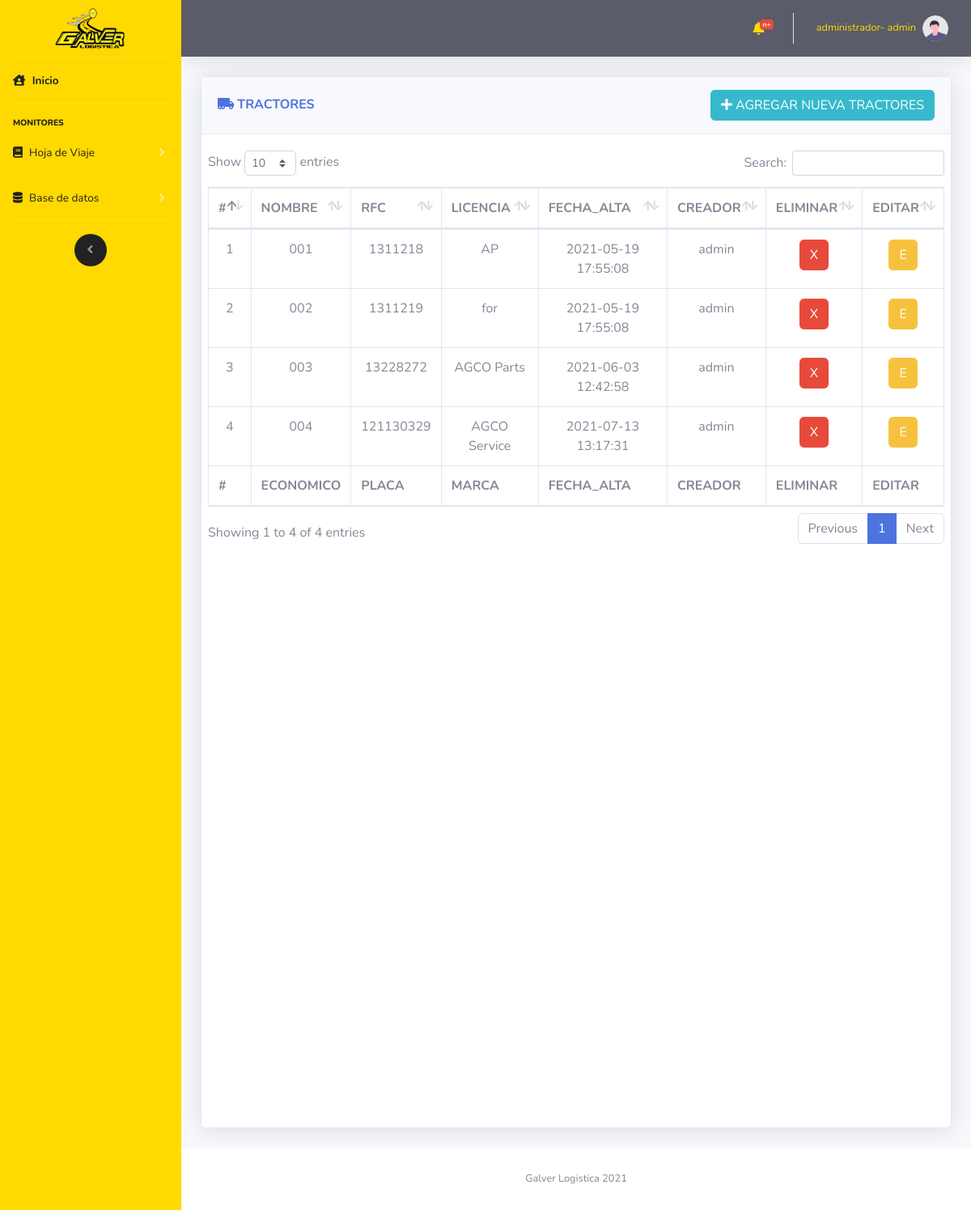
/vistas/CRUD_Tractores.php (signed in), run on the app's committed database.
### tables this page shows
CREATE TABLE `tractor` (
  `tractorId` int(11) NOT NULL,
  `tractorPlaca` varchar(50) NOT NULL,
  `tractorEconomico` varchar(50) NOT NULL,
  `usuarioId` int(11) NOT NULL,
  `tractorFechaCreacion` datetime NOT NULL,
  `tractorMarcaId` int(11) NOT NULL
);

CREATE TABLE `tractor_marca` (
  `tractorMarcaId` int(11) NOT NULL,
  `tractorMarcaNombre` varchar(200) NOT NULL,
  `tractorMarcaCreacion` datetime NOT NULL,
  `usuarioId` int(11) NOT NULL
);

CREATE TABLE `usuario` (
  `usuarioId` int(11) NOT NULL,
  `usuarioNombre` varchar(30) NOT NULL,
  `usuarioPassword` varchar(20) NOT NULL,
  `usuarioTipoId` int(11) NOT NULL,
  `usuarioCreacion` datetime NOT NULL
);

### controlador/modulos/selects.php (called while the page is built, shortened)
<?php
    function muestraTractores($mysqli)
    {
        $result = $mysqli->query(
        "SELECT * FROM `tractor`
        INNER JOIN usuario ON usuario.usuarioId= tractor.usuarioId
        INNER JOIN tractor_marca ON tractor_marca.tractorMarcaId= tractor.tractorMarcaId");
        return $result;
    }
?>

### vistas/CRUD_Tractores.php (the view, shortened to what this page needs)
<?php
    include "../import/componentes/head.php";
    include "../import/componentes/navbarLateral.php";
    include "../import/componentes/navbarHorizontal.php";
    include "../controlador/coneccion/config.php";
    include "../controlador/modulos/selects.php";
?>
<div class="container-fluid">
    <div class="row">
            <div class="col-12">
                <div class="card shadow mb-4 card_hdv">
                    <div class="card-header py-3 d-flex flex-row align-items-center justify-content-between">
                        <h6 class="m-0 font-weight-bold text-primary"><i class="fas fa-truck-moving"></i> TRACTORES</h6>
                        <button type="button" class="btn btn-info  d-none d-md-block" data-toggle="modal"
                            data-target="#INSERT"><i class="fas fa-plus"></i> AGREGAR NUEVA TRACTORES</button>
                    </div>
                    <div class="card-body">
                        <div class="chart-area ">
                            <div class="row">
                                <div class="cardScroll table-responsive">
                                    <table class="table table-bordered" id="dataTable" width="100%" cellspacing="0">
                                        <thead>
                                            <tr>
                                                <th scope="col">#</th>
                                                <th scope="col">NOMBRE</th>
                                                <th scope="col">RFC</th>
                                                <th scope="col">LICENCIA</th>
                                                <th scope="col">FECHA_ALTA</th>
                                                <th scope="col">CREADOR</th>
                                                <th scope="col">ELIMINAR</th>
                                                <th scope="col">EDITAR</th>
                                            </tr>
                                        </thead>
                                        <tfoot>
                                            <tr>
                                                <th scope="col">#</th>
                                                <th scope="col">ECONOMICO</th>
                                                <th scope="col">PLACA</th>
                                                <th scope="col">MARCA</th>
                                                <th scope="col">FECHA_ALTA</th>
                                                <th scope="col">CREADOR</th>
                                                <th scope="col">ELIMINAR</th>
                                                <th scope="col">EDITAR</th>
                                            </tr>
                                        </tfoot>
                                        <tbody class=" text-center">
                                            <?php
                                        $datos=muestraTractores($mysqli);
                                        while ($filas =$datos->fetch_assoc()) {
                                            echo
                                            "<tr>".
                                            "<td>".$filas["tractorId"]."</td>".
                                            "<td>".$filas["tractorEconomico"]."</td>".
                                            "<td>".$filas["tractorPlaca"]."</td>".
                                            "<td>".$filas["tractorMarcaNombre"]."</td>".
                                            "<td>".$filas["tractorFechaCreacion"]."</td>".
                                            "<td>".$filas["usuarioNombre"]."</td>".
                                            "<td><button type='button' class='btn btn-danger' onclick='eliminarTractor(".$filas["tractorId"].")')>X</button></td>".
                                            "<td><button type='button' class='btn btn-warning' data-toggle='modal'
                                            data-target='#UPDATE' onclick='editarPaso1Id(".$filas["tractorId"].")'>E</button></td>".
                                            "</tr>";
                                        }
                                        ?>
                                        </tbody>
                                    </table>
                                </div>
                            </div>
                        </div>
                    </div>
                </div>
            </div>
    </div>
    <?php
        include "../import/componentes/footer.php";
        include "../import/componentes/js/main.php";
    ?>

### vistas/CRUD_Tractores.php (style rules this page uses)
.card_hdv { height: 1300px !important; }
div.cardScroll { width: 1200px; height: 1200px; overflow: auto; }

### data on the page
tractor: tractorId "1", tractorEconomico "001", tractorPlaca "1311218", tractorMarcaId.tractorMarcaNombre "AP", tractorFechaCreacion "2021-05-19 17:55:08", usuarioId.usuarioNombre "admin"
tractor: tractorId "2", tractorEconomico "002", tractorPlaca "1311219", tractorMarcaId.tractorMarcaNombre "for", tractorFechaCreacion "2021-05-19 17:55:08", usuarioId.usuarioNombre "admin"
tractor: tractorId "3", tractorEconomico "003", tractorPlaca "13228272", tractorMarcaId.tractorMarcaNombre "AGCO Parts", tractorFechaCreacion "2021-06-03 12:42:58", usuarioId.usuarioNombre "admin"
tractor: tractorId "4", tractorEconomico "004", tractorPlaca "121130329", tractorMarcaId.tractorMarcaNombre "AGCO Service", tractorFechaCreacion "2021-07-13 13:17:31", usuarioId.usuarioNombre "admin"

### other printed values
$_SESSION["usuarioTipoCargo"] "administrador"
$_SESSION["usuarioNombre"] "admin"
